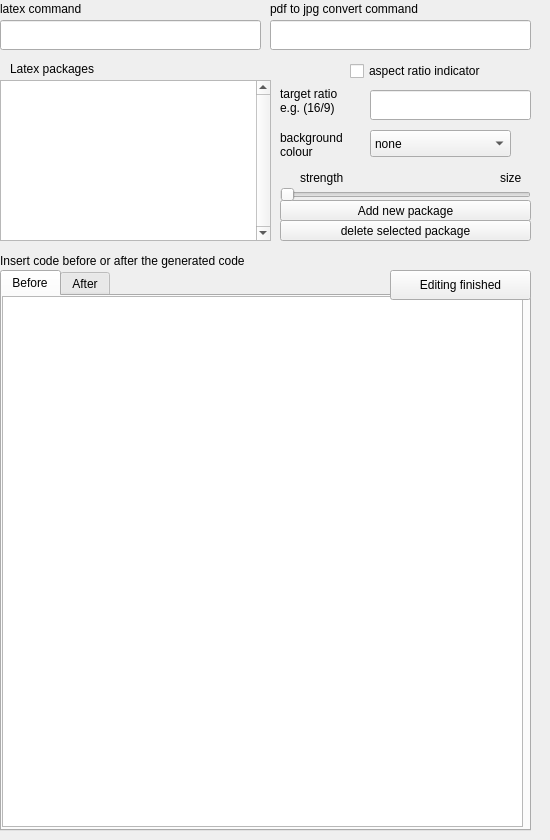
   <widget class="QWidget" name="tab_9">
    <attribute name="title">
     <string/>
    </attribute>
    <widget class="QLabel" name="label_171">
     <property name="geometry">
      <rect>
       <x>0</x>
       <y>0</y>
       <width>171</width>
       <height>18</height>
      </rect>
     </property>
     <property name="text">
      <string>latex command</string>
     </property>
    </widget>
    <widget class="QLineEdit" name="set_le_latex_command">
     <property name="geometry">
      <rect>
       <x>0</x>
       <y>20</y>
       <width>261</width>
       <height>30</height>
      </rect>
     </property>
    </widget>
    <widget class="QLabel" name="label_173">
     <property name="geometry">
      <rect>
       <x>270</x>
       <y>0</y>
       <width>191</width>
       <height>18</height>
      </rect>
     </property>
     <property name="text">
      <string>pdf to jpg convert command</string>
     </property>
    </widget>
    <widget class="QLabel" name="label_228">
     <property name="geometry">
      <rect>
       <x>10</x>
       <y>60</y>
       <width>101</width>
       <height>18</height>
      </rect>
     </property>
     <property name="text">
      <string>Latex packages</string>
     </property>
    </widget>
    <widget class="QListWidget" name="set_cb_selector">
     <property name="geometry">
      <rect>
       <x>0</x>
       <y>80</y>
       <width>271</width>
       <height>161</height>
      </rect>
     </property>
     <property name="verticalScrollBarPolicy">
      <enum>Qt::ScrollBarAlwaysOn</enum>
     </property>
     <property name="horizontalScrollBarPolicy">
      <enum>Qt::ScrollBarAlwaysOff</enum>
     </property>
     <property name="alternatingRowColors">
      <bool>true</bool>
     </property>
     <property name="wordWrap">
      <bool>true</bool>
     </property>
    </widget>
    <widget class="QPushButton" name="set_pb_new_package">
     <property name="geometry">
      <rect>
       <x>280</x>
       <y>200</y>
       <width>251</width>
       <height>21</height>
      </rect>
     </property>
     <property name="text">
      <string>Add new package</string>
     </property>
    </widget>
    <widget class="QPushButton" name="set_pb_delete_package">
     <property name="geometry">
      <rect>
       <x>280</x>
       <y>220</y>
       <width>251</width>
       <height>21</height>
      </rect>
     </property>
     <property name="text">
      <string>delete selected package</string>
     </property>
    </widget>
    <widget class="QLabel" name="set_label_bg_colour_strength">
     <property name="geometry">
      <rect>
       <x>500</x>
       <y>170</y>
       <width>41</width>
       <height>17</height>
      </rect>
     </property>
     <property name="focusPolicy">
      <enum>Qt::ClickFocus</enum>
     </property>
     <property name="text">
      <string>size</string>
     </property>
    </widget>
    <widget class="QLabel" name="label_498">
     <property name="geometry">
      <rect>
       <x>280</x>
       <y>130</y>
       <width>81</width>
       <height>31</height>
      </rect>
     </property>
     <property name="focusPolicy">
      <enum>Qt::ClickFocus</enum>
     </property>
     <property name="text">
      <string>background
colour</string>
     </property>
    </widget>
    <widget class="QComboBox" name="set_cb_selector_bg_colour">
     <property name="geometry">
      <rect>
       <x>370</x>
       <y>130</y>
       <width>141</width>
       <height>27</height>
      </rect>
     </property>
     <property name="focusPolicy">
      <enum>Qt::ClickFocus</enum>
     </property>
     <item>
      <property name="text">
       <string>none</string>
      </property>
     </item>
     <item>
      <property name="text">
       <string>black</string>
      </property>
     </item>
     <item>
      <property name="text">
       <string>blue</string>
      </property>
     </item>
     <item>
      <property name="text">
       <string>brown</string>
      </property>
     </item>
     <item>
      <property name="text">
       <string>cyan</string>
      </property>
     </item>
     <item>
      <property name="text">
       <string>darkgray</string>
      </property>
     </item>
     <item>
      <property name="text">
       <string>gray</string>
      </property>
     </item>
     <item>
      <property name="text">
       <string>green</string>
      </property>
     </item>
     <item>
      <property name="text">
       <string>lightgray</string>
      </property>
     </item>
     <item>
      <property name="text">
       <string>lime</string>
      </property>
     </item>
     <item>
      <property name="text">
       <string>magenta</string>
      </property>
     </item>
     <item>
      <property name="text">
       <string>olive</string>
      </property>
     </item>
     <item>
      <property name="text">
       <string>orange</string>
      </property>
     </item>
     <item>
      <property name="text">
       <string>pink</string>
      </property>
     </item>
     <item>
      <property name="text">
       <string>purple</string>
      </property>
     </item>
     <item>
      <property name="text">
       <string>red</string>
      </property>
     </item>
     <item>
      <property name="text">
       <string>teal</string>
      </property>
     </item>
     <item>
      <property name="text">
       <string>violet</string>
      </property>
     </item>
     <item>
      <property name="text">
       <string>white</string>
      </property>
     </item>
     <item>
      <property name="text">
       <string>yellow</string>
      </property>
     </item>
    </widget>
    <widget class="QLabel" name="label_500">
     <property name="geometry">
      <rect>
       <x>300</x>
       <y>170</y>
       <width>81</width>
       <height>17</height>
      </rect>
     </property>
     <property name="focusPolicy">
      <enum>Qt::ClickFocus</enum>
     </property>
     <property name="text">
      <string>strength</string>
     </property>
    </widget>
    <widget class="QSlider" name="set_hslider_bg_colour_strength">
     <property name="geometry">
      <rect>
       <x>280</x>
       <y>180</y>
       <width>251</width>
       <height>29</height>
      </rect>
     </property>
     <property name="focusPolicy">
      <enum>Qt::ClickFocus</enum>
     </property>
     <property name="maximum">
      <number>100</number>
     </property>
     <property name="singleStep">
      <number>1</number>
     </property>
     <property name="value">
      <number>0</number>
     </property>
     <property name="orientation">
      <enum>Qt::Horizontal</enum>
     </property>
    </widget>
    <widget class="QCheckBox" name="set_checkb_aspect_ratio_indicator">
     <property name="geometry">
      <rect>
       <x>350</x>
       <y>60</y>
       <width>161</width>
       <height>22</height>
      </rect>
     </property>
     <property name="text">
      <string>aspect ratio indicator</string>
     </property>
    </widget>
    <widget class="QLineEdit" name="set_le_aspect_ratio">
     <property name="geometry">
      <rect>
       <x>370</x>
       <y>90</y>
       <width>161</width>
       <height>30</height>
      </rect>
     </property>
    </widget>
    <widget class="QLabel" name="label_238">
     <property name="geometry">
      <rect>
       <x>280</x>
       <y>80</y>
       <width>81</width>
       <height>41</height>
      </rect>
     </property>
     <property name="text">
      <string>target ratio
e.g. (16/9)</string>
     </property>
    </widget>
    <widget class="QLineEdit" name="set_le_pdf_to_jpg_command">
     <property name="geometry">
      <rect>
       <x>270</x>
       <y>20</y>
       <width>261</width>
       <height>30</height>
      </rect>
     </property>
    </widget>
    <widget class="QTabWidget" name="set_tabwidget">
     <property name="geometry">
      <rect>
       <x>0</x>
       <y>270</y>
       <width>531</width>
       <height>561</height>
      </rect>
     </property>
     <property name="toolTip">
      <string extracomment="blah blah ... r"/>
     </property>
     <property name="currentIndex">
      <number>0</number>
     </property>
     <widget class="QWidget" name="tab_before">
      <attribute name="title">
       <string>Before</string>
      </attribute>
      <widget class="QTextEdit" name="set_edit_before">
       <property name="geometry">
        <rect>
         <x>0</x>
         <y>0</y>
         <width>521</width>
         <height>531</height>
        </rect>
       </property>
      </widget>
     </widget>
     <widget class="QWidget" name="tab_after">
      <attribute name="title">
       <string>After</string>
      </attribute>
      <widget class="QTextEdit" name="set_edit_after">
       <property name="geometry">
        <rect>
         <x>0</x>
         <y>0</y>
         <width>521</width>
         <height>541</height>
        </rect>
       </property>
      </widget>
     </widget>
    </widget>
    <widget class="QLabel" name="label_239">
     <property name="geometry">
      <rect>
       <x>0</x>
       <y>250</y>
       <width>331</width>
       <height>21</height>
      </rect>
     </property>
     <property name="text">
      <string>Insert code before or after the generated code</string>
     </property>
    </widget>
    <widget class="QPushButton" name="set_pb_editingFinished">
     <property name="geometry">
      <rect>
       <x>390</x>
       <y>270</y>
       <width>141</width>
       <height>30</height>
      </rect>
     </property>
     <property name="text">
      <string>Editing finished</string>
     </property>
    </widget>
   </widget>
